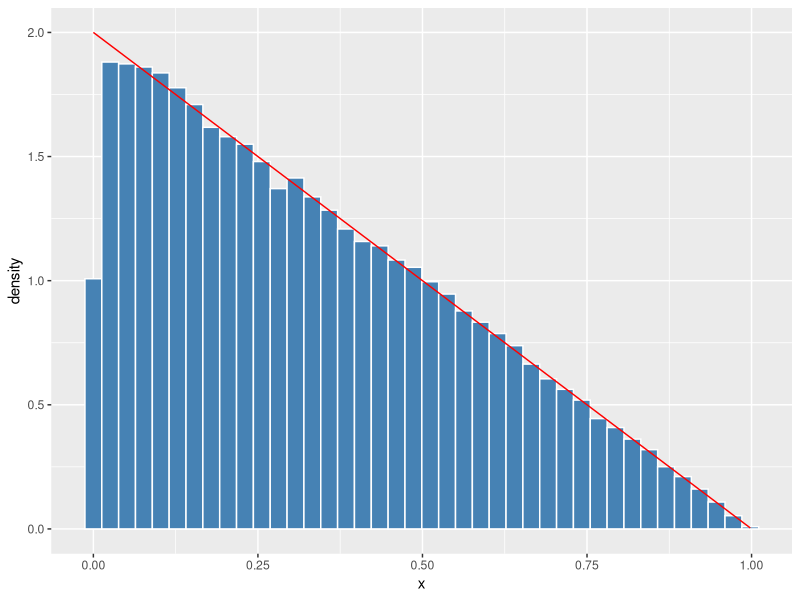

The R source for this figure:
## ---- chunk 1
library(tidyverse)
set.seed(2026)
## ---- chunk 2
xs <- 0:200
p <- 0.5 * 0.5^xs
sum(p)
## ---- chunk 3
xs <- 0:100
sum((xs^2 + 3) * dpois(xs, lambda = 2))   # teórico: 2 + 2^2 + 3 = 9
mean(rpois(1e5, 2)^2 + 3)                 # simulación
## ---- chunk 4
f <- function(x) ifelse(x > 0 & x < 1, 2 * (1 - x), 0)
integrate(f, 0, 1)$value                                    # 1
media <- integrate(function(x) x * f(x), 0, 1)$value        # 1/3
varianza <- integrate(function(x) x^2 * f(x), 0, 1)$value - media^2   # 1/18
c(media = media, varianza = varianza, mediana = 1 - sqrt(0.5))
## ---- chunk 5
#| label: fig-lab-va-densidad
#| fig-cap: "Muestra simulada por inversión frente a la densidad teórica."
u <- runif(1e5)
x_sim <- 1 - sqrt(1 - u)
c(mean(x_sim), var(x_sim))

ggplot(tibble(x = x_sim), aes(x)) +
  geom_histogram(aes(y = after_stat(density)), bins = 40,
                 fill = "steelblue", color = "white") +
  stat_function(fun = f, color = "red")
## ---- chunk 6
M <- expression(exp(lambda * (exp(t) - 1)))
dM  <- D(M, "t")
d2M <- D(dM, "t")
pars <- list(lambda = 3, t = 0)
m1 <- eval(dM, pars)
m2 <- eval(d2M, pars)
c(media = m1, varianza = m2 - m1^2)   # ambas valen lambda
## ---- chunk 7
pexp(3, rate = 0.5, lower.tail = FALSE)   # P(X > 3)
qexp(0.5, rate = 0.5)                     # mediana
qexp(0.9, rate = 0.5)                     # tiempo superado por el 10 % de los componentes
## ---- chunk 8
# 1: c = 1/15
x <- 1:5; p <- x / 15
sum(p); cumsum(p)
m <- sum(x * p); c(media = m, varianza = sum(x^2 * p) - m^2)

# 2
xs <- 0:100
sum(dpois(xs, 2) / (1 + xs))
mean(1 / (1 + rpois(1e5, 2)))

# 3: varianza 2
fL <- function(x) 0.5 * exp(-abs(x))
integrate(fL, -Inf, Inf)$value
integrate(function(x) x^2 * fL(x), -Inf, Inf)$value

# 4: media p, varianza p(1-p)
M <- expression(1 - p + p * exp(t))
d1 <- D(M, "t"); d2 <- D(d1, "t")
pars <- list(p = 0.3, t = 0)
c(media = eval(d1, pars), varianza = eval(d2, pars) - eval(d1, pars)^2)

# 5: asimetría
f <- function(x) ifelse(x > 0 & x < 1, 3 * x^2, 0)
mu <- 3/4
s <- sqrt(integrate(function(x) (x - mu)^2 * f(x), 0, 1)$value)
integrate(function(x) (x - mu)^3 * f(x), 0, 1)$value / s^3
y <- runif(1e5)^(1/3)
mean((y - mean(y))^3) / sd(y)^3

# 6: F(x) = 0.5x en (0, .5); 0.25 + 1.5(x - .5) en (.5, 1); mediana = 0.5 + (0.5-0.25)/1.5
g <- function(x) ifelse(x > 0 & x < 0.5, 0.5, ifelse(x >= 0.5 & x < 1, 1.5, 0))
integrate(g, 0, 1, subdivisions = 200)$value
Fg <- function(x) integrate(g, 0, x, subdivisions = 200)$value
0.5 + (0.5 - 0.25) / 1.5
Fg(0.7) - Fg(0.4)
